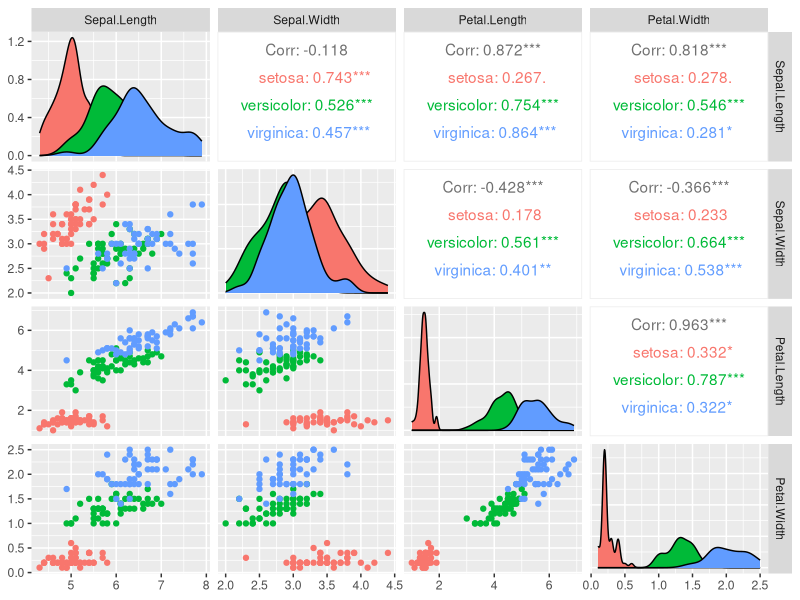

Source code (R):
## ---- chunk 1
# knitr options
knitr::opts_chunk$set(echo = TRUE)
## ---- chunk 2
# Libraries
library(tidyverse)
library(GGally)
## ---- chunk 3
glimpse(iris)
## ---- chunk 4
ggpairs(iris, columns = 1:4, ggplot2::aes(colour = Species))
